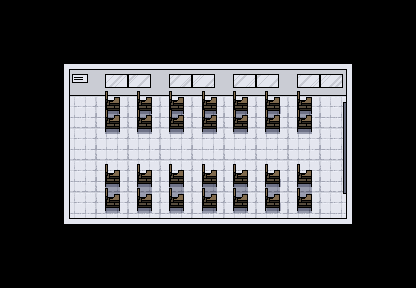

This game map was drawn from its Tiled (.tmx) file and the tilesets committed beside it. A one-line description and the full map source follow:
An orthogonal 13x9 tile map with 32x32 px tiles, 2 tile layers (back, room), 3 tilesets and 32 objects (11, 10, 9, 8, 7, ...).

<map version="1.10" tiledversion="1.11.2" orientation="orthogonal" renderorder="right-down" width="13" height="9" tilewidth="32" tileheight="32" infinite="0" nextlayerid="10" nextobjectid="34">
 <tileset firstgid="1" source="cecsClassroom.tsx" />
 <tileset firstgid="46" source="test.tsx" />
 <tileset firstgid="47" source="map.tsx" />
 <layer id="9" name="back" width="13" height="9">
  <data encoding="csv">
167,167,167,167,167,167,167,167,167,167,167,167,167,
167,167,167,167,167,167,167,167,167,167,167,167,167,
167,167,167,167,167,167,167,167,167,167,167,167,167,
167,167,167,167,167,167,167,167,167,167,167,167,167,
167,167,167,167,167,167,167,167,167,167,167,167,167,
167,167,167,167,167,167,167,167,167,167,167,167,167,
167,167,167,167,167,167,167,167,167,167,167,167,167,
167,167,167,167,167,167,167,167,167,167,167,167,167,
167,167,167,167,167,167,167,167,167,167,167,167,167
</data>
 </layer>
 <layer id="1" name="room" width="13" height="9">
  <data encoding="csv">
0,0,0,0,0,0,0,0,0,0,0,0,0,
0,0,0,0,0,0,0,0,0,0,0,0,0,
0,0,1,2,3,4,5,6,7,8,9,0,0,
0,0,10,11,12,13,14,15,16,17,18,0,0,
0,0,19,20,21,22,23,24,25,26,27,0,0,
0,0,28,29,30,31,32,33,34,35,36,0,0,
0,0,37,38,39,40,41,42,43,44,45,0,0,
0,0,0,0,0,0,0,0,0,0,0,0,0,
0,0,0,0,0,0,0,0,0,0,0,0,0
</data>
 </layer>
 <objectgroup id="2" name="Collisions">
  <object id="1" x="59.8167" y="226.705" width="298.648" height="29.2955" />
  <object id="2" x="64" y="32" width="295.986" height="46.3333" />
  <object id="3" x="355.465" y="32" width="28.5349" height="224" />
  <object id="4" x="32" y="32" width="29.9364" height="224" />
  <object id="6" x="116" y="96" height="13.3636" />
  <object id="7" x="146.68" y="96" width="0.5" height="13.3636" />
  <object id="8" x="181" y="96" width="0.5" height="13.3636" />
  <object id="9" x="215.641" y="96" width="0.5" height="13.3636" />
  <object id="10" x="244" y="96" width="0.5" height="13.3636" />
  <object id="11" x="276" y="96" width="0.5" height="13.3636" />
  <object id="12" x="308" y="96" width="0.5" height="13.3636" />
  <object id="14" x="350.324" y="102.227" width="4.54545" height="83.9091" />
  <object id="15" x="116.227" y="170.568" width="0.5" height="40" />
  <object id="16" x="148.227" y="170.568" width="0.5" height="40" />
  <object id="17" x="180.227" y="170.568" width="0.5" height="40" />
  <object id="18" x="213.227" y="170.568" width="0.5" height="40" />
  <object id="19" x="244.227" y="170.568" width="0.5" height="40" />
  <object id="20" x="276.227" y="170.568" width="0.5" height="40" />
  <object id="21" x="308.227" y="170.568" width="0.5" height="40" />
 </objectgroup>
 <group id="8" name="Popups">
  <objectgroup id="4" name="1st">
   <object id="5" name="11" gid="46" x="316" y="160.364" width="32" height="32" />
   <object id="22" name="10" gid="46" x="316" y="125" width="32" height="32" />
   <object id="23" name="9" gid="46" x="288" y="142" width="32" height="32" />
   <object id="24" name="8" gid="46" x="256" y="142" width="32" height="32" />
   <object id="25" name="7" gid="46" x="224" y="142" width="32" height="32" />
   <object id="26" name="6" gid="46" x="193.017" y="142" width="32" height="32" />
   <object id="27" name="5" gid="46" x="161.748" y="141.713" width="32" height="32" />
   <object id="28" name="4" gid="46" x="128" y="142" width="32" height="32" />
   <object id="29" name="3" gid="46" x="96" y="142" width="32" height="32" />
   <object id="30" name="2" gid="46" x="67" y="156.364" width="32" height="32" />
   <object id="31" name="1" gid="46" x="67" y="121" width="32" height="32" />
  </objectgroup>
 </group>
 <objectgroup id="6" name="in">
  <object id="32" x="313.25" y="215.125" width="31.5" height="7.125" />
 </objectgroup>
 <objectgroup id="7" name="out">
  <object id="33" x="71.0227" y="214.699" width="31.5" height="7.125" />
 </objectgroup>
</map>
